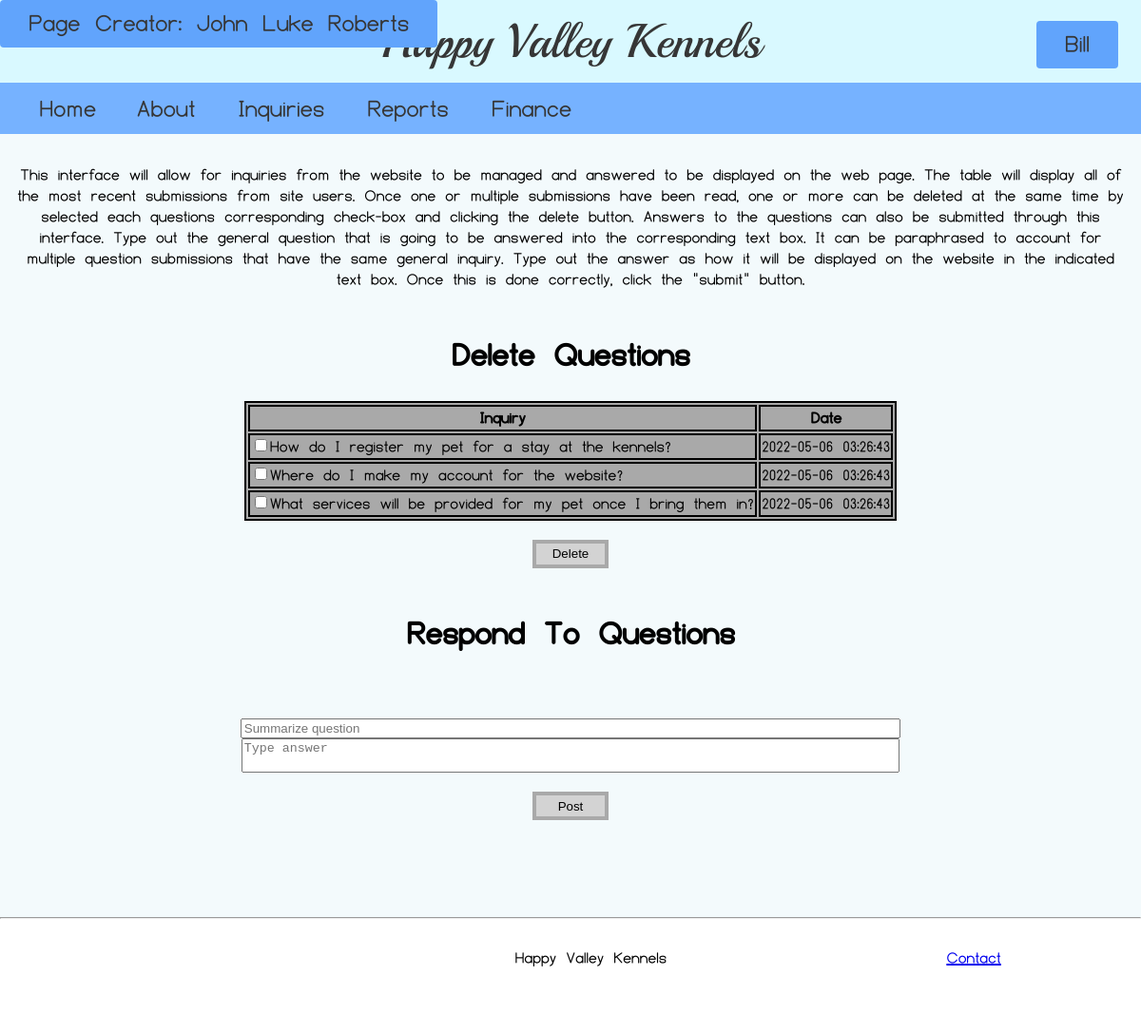
/Inquiries/index.php (signed in), run on the app's committed database.
### tables this page shows
CREATE TABLE inquiry (
	question varchar(250),
    recency datetime,
    id int auto_increment primary key
);

### Inquiries/index.php (the view, shortened to what this page needs)
<?php
include "../assets/Header/Header.php";
$servername = "localhost";
$username = "root";
$password = "";
$conn = new
	PDO("mysql:host=$servername;
dbname=faq", $username, $password);
$sql = "SELECT * FROM inquiry
	ORDER BY recency asc;";
$query = $conn->prepare($sql);
$query->execute();
$table = $query->fetchAll();
?>
<!DOCTYPE html>
<html lang="en">
<link rel="stylesheet" href="HVK_employInt.css">
<body>
	<div id="Page_Content">
		<div style="width: 10%, 90%;">
			<p>
				This interface will allow for inquiries from the website to be managed and answered to be displayed on the web page.
				The table will display all of the most recent submissions from site users. Once one or multiple submissions have been
				read, one or more can be deleted at the same time by selected each questions corresponding check-box and clicking the delete button. Answers to the questions
				can also be submitted through this interface. Type out the general question that is going to be answered into the corresponding
				text box. It can be paraphrased to account for multiple question submissions that have the same general inquiry. Type
				out the answer as how it will be displayed on the website in the indicated text box. Once this is done correctly, click
				the "submit" button.
			</p>
		</div>
		<div>
			<div>
				<h1>Delete Questions</h1>
				<form action="index.php" method="POST">
						<table>
							<tr>
								<th>Inquiry</th>
								<th class="date">Date</th>
								<?php
								foreach ($table as $row) {
									echo ("<tr>");
									echo ("<td><input type = 'checkbox' name = " . $row["id"] . ">" . $row["question"] . "</td>");
									echo ("<td>" . $row["recency"] . "</td>");
									echo ("</tr>");
								}
								?>
							</tr>
						</table>
					</div>
					<div style="justify-content: center; display: flex; flex-direction: row;">
						<button class="sub_button">Delete</button>
					</div>
				<h1>Respond To Questions</h1>
				<form action="confirmation.php" method="POST" id="answer_form">
					<input name="question" placeholder="Summarize question" required>
					<textarea name="response" placeholder="Type answer" required></textarea>
					<button class="sub_button">Post</button>
				</form>
		</div>
	</div>
</body>
</html>
<?php
include "../assets/Footer/Footer.php";
?>

### Inquiries/HVK_employInt.css (style rules this page uses)
#Page_Content { display: flex; flex-direction: column; align-items: center; }
table { background-color: darkgrey; border: 2px solid; }
th, td { border: 2px solid; overflow: hidden; max-height: 10px; }
td { text-align: left; }
.sub_button { width: 80px; height: 30px; border: 4px solid; border-color: darkgrey; Background-color: lightgrey; margin: 20px; }
#answer_form { display: flex; flex-direction: column; align-items: center; margin-top: 10%; }
#answer_form input { width: 100%; }
textarea { width: 100%; resize: none; overflow-wrap: break-word; }

### data on the page
inquiry: question "How do I register my pet for a stay at the kennels?", recency "2022-05-06 03:26:43"
inquiry: question "Where do I make my account for the website?", recency "2022-05-06 03:26:43"
inquiry: question "What services will be provided for my pet once I bring them in?", recency "2022-05-06 03:26:43"

### other printed values
$page_creator "John Luke Roberts"
$username "Bill"
